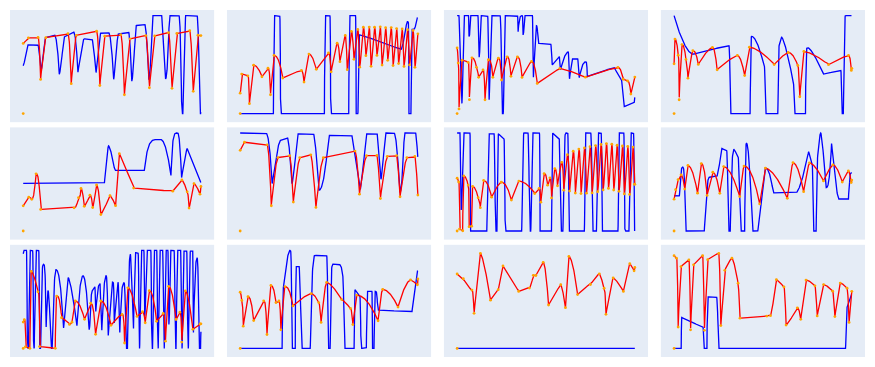

This figure's notebook cell:
### Code cell
fig.show()

### Figure 1 — Plotly figure (JSON) as saved in the notebook; plotly's stock layout.template omitted (floating-point values rounded to 4 significant figures; data arrays with more than 128 entries replaced by an {"elided": "..."} marker saying what was removed)
{"data": [{"hoverinfo": "skip", "line": {"color": "blue", "width": 1.312}, "mode": "lines", "name": "Ground Truth", "showlegend": false, "type": "scatter", "x": {"elided": "1000 float values"}, "xaxis": "x", "y": {"elided": "1000 float values"}, "yaxis": "y"}, {"hoverinfo": "skip", "line": {"color": "red", "width": 1.312}, "mode": "lines", "name": "Generated", "showlegend": false, "type": "scatter", "x": {"elided": "1000 float values"}, "xaxis": "x", "y": {"elided": "1000 float values"}, "yaxis": "y"}, {"hoverinfo": "skip", "marker": {"color": "orange", "size": 2.8}, "mode": "markers", "name": "Tokens", "showlegend": false, "type": "scatter", "x": [0, 7.31e-06, 0.2914, 0.8377, 0.9787, 1.274, 2.519, 2.705, 2.989, 4.135, 4.316, 4.593, 5.493, 5.698, 6.016, 6.906, 7.106, 7.402, 8.184, 8.379, 8.65, 9.378, 9.575, 9.84, 10.01], "xaxis": "x", "y": [0, 0.7156, 0.7733, 0.7763, 0.3484, 0.7753, 0.8151, 0.305, 0.7988, 0.8401, 0.2865, 0.7897, 0.8052, 0.1918, 0.7626, 0.7966, 0.2637, 0.793, 0.8269, 0.2581, 0.8174, 0.8455, 0.2276, 0.7997, 0.7958], "yaxis": "y"}, {"hoverinfo": "skip", "line": {"color": "blue", "width": 1.312}, "mode": "lines", "name": "Ground Truth", "showlegend": false, "type": "scatter", "x": {"elided": "1000 float values"}, "xaxis": "x2", "y": {"elided": "1000 float values"}, "yaxis": "y2"}, {"hoverinfo": "skip", "line": {"color": "red", "width": 1.312}, "mode": "lines", "name": "Generated", "showlegend": false, "type": "scatter", "x": {"elided": "1000 float values"}, "xaxis": "x2", "y": {"elided": "1000 float values"}, "yaxis": "y2"}, {"hoverinfo": "skip", "marker": {"color": "orange", "size": 2.8}, "mode": "markers", "name": "Tokens", "showlegend": false, "type": "scatter", "x": [0, 7.304e-06, 0.086, 0.4331, 0.5213, 0.7541, 1.227, 1.567, 1.708, 1.907, 2.403, 3.451, 3.598, 3.875, 4.291, 4.976, 5.128, 5.463, 5.622, 5.92, 6.032, 6.267, 6.409, 6.626, 6.736, 6.94, 7.084, 7.272, 7.374, 7.571, 7.706, 7.892, 7.996, 8.193, 8.312, 8.51, 8.614, 8.813, 8.926, 9.125, 9.23, 9.429, 9.543, 9.738, 9.847, 10.01], "xaxis": "x2", "y": [0, 0.2083, 0.4036, 0.3841, 0.1016, 0.4938, 0.3762, 0.4625, 0.192, 0.5932, 0.363, 0.4399, 0.3215, 0.6078, 0.4516, 0.6192, 0.4263, 0.7181, 0.5294, 0.7976, 0.4486, 0.8395, 0.5536, 0.8581, 0.4741, 0.8816, 0.5911, 0.8832, 0.4827, 0.881, 0.594, 0.8858, 0.4951, 0.8761, 0.5437, 0.8782, 0.4899, 0.8674, 0.5109, 0.864, 0.4815, 0.8557, 0.4968, 0.8489, 0.4719, 0.8138], "yaxis": "y2"}, {"hoverinfo": "skip", "line": {"color": "blue", "width": 1.312}, "mode": "lines", "name": "Ground Truth", "showlegend": false, "type": "scatter", "x": {"elided": "1000 float values"}, "xaxis": "x3", "y": {"elided": "1000 float values"}, "yaxis": "y3"}, {"hoverinfo": "skip", "line": {"color": "red", "width": 1.312}, "mode": "lines", "name": "Generated", "showlegend": false, "type": "scatter", "x": {"elided": "1000 float values"}, "xaxis": "x3", "y": {"elided": "1000 float values"}, "yaxis": "y3"}, {"hoverinfo": "skip", "marker": {"color": "orange", "size": 2.8}, "mode": "markers", "name": "Tokens", "showlegend": false, "type": "scatter", "x": [0, 7.333e-06, 0.06054, 0.1059, 0.2768, 0.6217, 0.6922, 0.8357, 1.092, 1.21, 1.458, 1.571, 1.758, 2.014, 2.32, 2.5, 2.811, 3.028, 3.393, 3.654, 4.187, 4.509, 5.782, 7.217, 9.05, 9.343, 9.595, 9.778, 10.0], "xaxis": "x3", "y": [0, 0.6703, 0.5153, 0.04746, 0.545, 0.5226, 0.1422, 0.5691, 0.4727, 0.3697, 0.4456, 0.1403, 0.5493, 0.3707, 0.5653, 0.3429, 0.5793, 0.3802, 0.5782, 0.3692, 0.5325, 0.3078, 0.4612, 0.3717, 0.4723, 0.3504, 0.3326, 0.1998, 0.3731], "yaxis": "y3"}, {"hoverinfo": "skip", "line": {"color": "blue", "width": 1.312}, "mode": "lines", "name": "Ground Truth", "showlegend": false, "type": "scatter", "x": {"elided": "1000 float values"}, "xaxis": "x4", "y": {"elided": "1000 float values"}, "yaxis": "y4"}, {"hoverinfo": "skip", "line": {"color": "red", "width": 1.312}, "mode": "lines", "name": "Generated", "showlegend": false, "type": "scatter", "x": {"elided": "1000 float values"}, "xaxis": "x4", "y": {"elided": "1000 float values"}, "yaxis": "y4"}, {"hoverinfo": "skip", "marker": {"color": "orange", "size": 2.8}, "mode": "markers", "name": "Tokens", "showlegend": false, "type": "scatter", "x": [0, 7.174e-06, 0.0497, 0.2332, 0.2858, 0.4442, 0.6691, 0.7816, 1.056, 1.365, 2.161, 2.427, 3.567, 3.979, 4.245, 5.641, 6.434, 6.977, 7.087, 7.314, 8.705, 9.831, 9.991, 10.02], "xaxis": "x4", "y": [0, 0.4365, 0.6527, 0.5119, 0.1215, 0.6046, 0.4748, 0.3103, 0.5509, 0.4309, 0.5791, 0.3842, 0.5096, 0.3331, 0.5818, 0.4296, 0.5355, 0.4219, 0.1475, 0.544, 0.4283, 0.5092, 0.3787, 0.3969], "yaxis": "y4"}, {"hoverinfo": "skip", "line": {"color": "blue", "width": 1.312}, "mode": "lines", "name": "Ground Truth", "showlegend": false, "type": "scatter", "x": {"elided": "1000 float values"}, "xaxis": "x5", "y": {"elided": "1000 float values"}, "yaxis": "y5"}, {"hoverinfo": "skip", "line": {"color": "red", "width": 1.312}, "mode": "lines", "name": "Generated", "showlegend": false, "type": "scatter", "x": {"elided": "1000 float values"}, "xaxis": "x5", "y": {"elided": "1000 float values"}, "yaxis": "y5"}, {"hoverinfo": "skip", "marker": {"color": "orange", "size": 2.8}, "mode": "markers", "name": "Tokens", "showlegend": false, "type": "scatter", "x": [0, 7.374e-06, 0.3133, 0.4811, 0.7223, 0.9828, 2.862, 3.112, 3.255, 3.437, 3.755, 3.912, 4.129, 4.371, 4.886, 5.201, 5.412, 6.219, 8.421, 8.933, 9.232, 9.339, 9.616, 9.955, 10.01], "xaxis": "x5", "y": [0, 0.1537, 0.2061, 0.1934, 0.3492, 0.132, 0.1412, 0.2032, 0.2596, 0.151, 0.2181, 0.1436, 0.2809, 0.1006, 0.2159, 0.1544, 0.4722, 0.2621, 0.2431, 0.3122, 0.239, 0.1401, 0.2893, 0.2248, 0.2716], "yaxis": "y5"}, {"hoverinfo": "skip", "line": {"color": "blue", "width": 1.312}, "mode": "lines", "name": "Ground Truth", "showlegend": false, "type": "scatter", "x": {"elided": "1000 float values"}, "xaxis": "x6", "y": {"elided": "1000 float values"}, "yaxis": "y6"}, {"hoverinfo": "skip", "line": {"color": "red", "width": 1.312}, "mode": "lines", "name": "Generated", "showlegend": false, "type": "scatter", "x": {"elided": "1000 float values"}, "xaxis": "x6", "y": {"elided": "1000 float values"}, "yaxis": "y6"}, {"hoverinfo": "skip", "marker": {"color": "orange", "size": 2.8}, "mode": "markers", "name": "Tokens", "showlegend": false, "type": "scatter", "x": [0, 8.138e-06, 0.2416, 1.516, 1.755, 2.119, 2.786, 2.994, 3.355, 3.974, 4.266, 4.68, 6.466, 6.717, 7.11, 7.698, 7.896, 8.284, 8.808, 9.004, 9.386, 9.834, 10.01], "xaxis": "x6", "y": [0, 0.823, 0.9056, 0.8793, 0.2577, 0.7493, 0.7683, 0.2954, 0.7481, 0.7776, 0.2401, 0.7484, 0.8151, 0.3759, 0.7691, 0.7713, 0.3314, 0.7617, 0.7699, 0.3491, 0.7486, 0.7612, 0.3665], "yaxis": "y6"}, {"hoverinfo": "skip", "line": {"color": "blue", "width": 1.312}, "mode": "lines", "name": "Ground Truth", "showlegend": false, "type": "scatter", "x": {"elided": "1000 float values"}, "xaxis": "x7", "y": {"elided": "1000 float values"}, "yaxis": "y7"}, {"hoverinfo": "skip", "line": {"color": "red", "width": 1.312}, "mode": "lines", "name": "Generated", "showlegend": false, "type": "scatter", "x": {"elided": "1000 float values"}, "xaxis": "x7", "y": {"elided": "1000 float values"}, "yaxis": "y7"}, {"hoverinfo": "skip", "marker": {"color": "orange", "size": 2.8}, "mode": "markers", "name": "Tokens", "showlegend": false, "type": "scatter", "x": [0, 7.143e-06, 0.08533, 0.1333, 0.3151, 0.3755, 0.6214, 0.6744, 0.8181, 0.8717, 1.184, 1.307, 1.493, 1.943, 2.489, 3.058, 3.48, 4.369, 4.619, 4.718, 4.9, 5.097, 5.228, 5.323, 5.502, 5.655, 5.895, 6.009, 6.212, 6.338, 6.54, 6.66, 6.858, 6.978, 7.174, 7.289, 7.487, 7.604, 7.799, 7.916, 8.107, 8.224, 8.41, 8.525, 8.713, 8.821, 9.013, 9.119, 9.313, 9.418, 9.613, 9.717, 9.911, 9.994, 10.01], "xaxis": "x7", "y": [0, 0.5389, 0.5002, 0.01917, 0.002506, 0.5617, 0.4689, 0.0438, 0.0482, 0.4548, 0.3402, 0.2384, 0.5151, 0.3451, 0.4975, 0.3158, 0.5096, 0.382, 0.4353, 0.2936, 0.5852, 0.4672, 0.5428, 0.3374, 0.6357, 0.4614, 0.7009, 0.4168, 0.7792, 0.4078, 0.8147, 0.3867, 0.8356, 0.3814, 0.8479, 0.3858, 0.8603, 0.3889, 0.8721, 0.4005, 0.8826, 0.4189, 0.8917, 0.4339, 0.8856, 0.4184, 0.8753, 0.4046, 0.8673, 0.3786, 0.8629, 0.3736, 0.8561, 0.4777, 0.4767], "yaxis": "y7"}, {"hoverinfo": "skip", "line": {"color": "blue", "width": 1.312}, "mode": "lines", "name": "Ground Truth", "showlegend": false, "type": "scatter", "x": {"elided": "1000 float values"}, "xaxis": "x8", "y": {"elided": "1000 float values"}, "yaxis": "y8"}, {"hoverinfo": "skip", "line": {"color": "red", "width": 1.312}, "mode": "lines", "name": "Generated", "showlegend": false, "type": "scatter", "x": {"elided": "1000 float values"}, "xaxis": "x8", "y": {"elided": "1000 float values"}, "yaxis": "y8"}, {"hoverinfo": "skip", "marker": {"color": "orange", "size": 2.8}, "mode": "markers", "name": "Tokens", "showlegend": false, "type": "scatter", "x": [0, 7.242e-06, 0.08664, 0.2233, 0.3947, 0.5974, 0.7788, 1.324, 1.533, 1.86, 2.18, 2.575, 2.793, 3.696, 3.938, 4.821, 5.142, 6.377, 6.694, 7.297, 7.625, 8.412, 8.944, 9.471, 9.815, 9.975, 10.01], "xaxis": "x8", "y": [0, 0.2428, 0.3156, 0.3911, 0.429, 0.3198, 0.5001, 0.2886, 0.5146, 0.2712, 0.4484, 0.2871, 0.4916, 0.2629, 0.4954, 0.2067, 0.48, 0.2492, 0.5211, 0.3, 0.5205, 0.3823, 0.5053, 0.3731, 0.4583, 0.3698, 0.3883], "yaxis": "y8"}, {"hoverinfo": "skip", "line": {"color": "blue", "width": 1.312}, "mode": "lines", "name": "Ground Truth", "showlegend": false, "type": "scatter", "x": {"elided": "1000 float values"}, "xaxis": "x9", "y": {"elided": "1000 float values"}, "yaxis": "y9"}, {"hoverinfo": "skip", "line": {"color": "red", "width": 1.312}, "mode": "lines", "name": "Generated", "showlegend": false, "type": "scatter", "x": {"elided": "1000 float values"}, "xaxis": "x9", "y": {"elided": "1000 float values"}, "yaxis": "y9"}, {"hoverinfo": "skip", "marker": {"color": "orange", "size": 2.8}, "mode": "markers", "name": "Tokens", "showlegend": false, "type": "scatter", "x": [0, 7.735e-06, 0.06218, 0.1218, 0.376, 0.4553, 0.8324, 0.92, 1.807, 1.886, 2.157, 2.603, 2.745, 2.93, 3.452, 3.796, 4.073, 4.363, 4.937, 5.561, 5.706, 5.889, 6.404, 6.714, 6.866, 7.097, 7.505, 7.878, 8.005, 8.184, 8.597, 8.815, 8.922, 9.121, 9.546, 9.956, 10.0], "xaxis": "x9", "y": [0, 0.2688, 0.2931, 0.01479, 0.0005503, 0.7858, 0.5773, 0.01888, 0.0004456, 0.5342, 0.3124, 0.2447, 0.2676, 0.484, 0.2962, 0.4608, 0.1431, 0.4837, 0.235, 0.3466, 0.05514, 0.6185, 0.3259, 0.3752, 0.2614, 0.5886, 0.2765, 0.3569, 0.07329, 0.6336, 0.2947, 0.3696, 0.06455, 0.5863, 0.195, 0.249, 0.2509], "yaxis": "y9"}, {"hoverinfo": "skip", "line": {"color": "blue", "width": 1.312}, "mode": "lines", "name": "Ground Truth", "showlegend": false, "type": "scatter", "x": {"elided": "1000 float values"}, "xaxis": "x10", "y": {"elided": "1000 float values"}, "yaxis": "y10"}, {"hoverinfo": "skip", "line": {"color": "red", "width": 1.312}, "mode": "lines", "name": "Generated", "showlegend": false, "type": "scatter", "x": {"elided": "1000 float values"}, "xaxis": "x10", "y": {"elided": "1000 float values"}, "yaxis": "y10"}, {"hoverinfo": "skip", "marker": {"color": "orange", "size": 2.8}, "mode": "markers", "name": "Tokens", "showlegend": false, "type": "scatter", "x": [0, 7.178e-06, 0.09215, 0.1731, 0.4415, 0.7618, 1.324, 1.511, 1.732, 2.018, 2.184, 2.292, 2.527, 2.971, 4.002, 4.425, 4.559, 4.87, 5.714, 6.215, 6.349, 6.562, 7.768, 8.027, 8.893, 9.597, 9.983, 10.01], "xaxis": "x10", "y": [0, 0.5193, 0.4436, 0.2053, 0.4781, 0.2567, 0.4396, 0.1286, 0.5811, 0.4232, 0.4378, 0.1715, 0.5712, 0.3927, 0.507, 0.4237, 0.2398, 0.6103, 0.4509, 0.3695, 0.2197, 0.493, 0.2552, 0.5462, 0.3819, 0.6323, 0.5881, 0.6414], "yaxis": "y10"}, {"hoverinfo": "skip", "line": {"color": "blue", "width": 1.312}, "mode": "lines", "name": "Ground Truth", "showlegend": false, "type": "scatter", "x": {"elided": "1000 float values"}, "xaxis": "x11", "y": {"elided": "1000 float values"}, "yaxis": "y11"}, {"hoverinfo": "skip", "line": {"color": "red", "width": 1.312}, "mode": "lines", "name": "Generated", "showlegend": false, "type": "scatter", "x": {"elided": "1000 float values"}, "xaxis": "x11", "y": {"elided": "1000 float values"}, "yaxis": "y11"}, {"hoverinfo": "skip", "marker": {"color": "orange", "size": 2.8}, "mode": "markers", "name": "Tokens", "showlegend": false, "type": "scatter", "x": [0, 7.183e-06, 0.3485, 0.8351, 0.9539, 1.311, 1.879, 2.313, 2.58, 3.464, 4.067, 4.288, 4.433, 4.843, 5.145, 5.832, 6.097, 6.289, 6.78, 7.503, 8.004, 8.272, 8.377, 8.78, 9.357, 9.716, 9.96, 10.0], "xaxis": "x11", "y": [0, 0.3846, 0.3606, 0.3012, 0.1813, 0.4909, 0.2494, 0.3034, 0.4257, 0.2946, 0.3118, 0.3774, 0.3767, 0.4446, 0.2243, 0.3295, 0.2104, 0.4755, 0.2781, 0.3301, 0.3855, 0.3109, 0.1761, 0.3638, 0.2943, 0.4376, 0.4008, 0.4185], "yaxis": "y11"}, {"hoverinfo": "skip", "line": {"color": "blue", "width": 1.312}, "mode": "lines", "name": "Ground Truth", "showlegend": false, "type": "scatter", "x": {"elided": "1000 float values"}, "xaxis": "x12", "y": {"elided": "1000 float values"}, "yaxis": "y12"}, {"hoverinfo": "skip", "line": {"color": "red", "width": 1.312}, "mode": "lines", "name": "Generated", "showlegend": false, "type": "scatter", "x": {"elided": "1000 float values"}, "xaxis": "x12", "y": {"elided": "1000 float values"}, "yaxis": "y12"}, {"hoverinfo": "skip", "marker": {"color": "orange", "size": 2.8}, "mode": "markers", "name": "Tokens", "showlegend": false, "type": "scatter", "x": [0, 7.812e-06, 0.1362, 0.2281, 0.3891, 0.8336, 0.929, 1.098, 1.608, 1.709, 1.893, 2.519, 2.635, 2.857, 3.26, 3.607, 3.713, 5.228, 5.433, 5.765, 6.194, 6.311, 6.944, 7.137, 7.434, 7.938, 8.064, 8.427, 8.938, 9.062, 9.362, 9.748, 9.863, 10.01], "xaxis": "x12", "y": [0, 0.921, 0.896, 0.2117, 0.8126, 0.8785, 0.184, 0.8298, 0.9212, 0.1798, 0.8806, 0.9432, 0.2268, 0.7757, 0.8956, 0.6476, 0.3002, 0.3208, 0.3247, 0.6819, 0.61, 0.2312, 0.4032, 0.2884, 0.6779, 0.6212, 0.3227, 0.6338, 0.5679, 0.3162, 0.6487, 0.5982, 0.2575, 0.5664], "yaxis": "y12"}], "layout": {"height": 367.5, "hovermode": false, "margin": {"b": 10, "l": 10, "r": 10, "t": 10}, "showlegend": false, "width": 875, "xaxis": {"anchor": "y", "domain": [0, 0.2387], "showgrid": false, "showticklabels": false, "zeroline": false}, "xaxis10": {"anchor": "y10", "domain": [0.2537, 0.4925], "showgrid": false, "showticklabels": false, "zeroline": false}, "xaxis11": {"anchor": "y11", "domain": [0.5075, 0.7462], "showgrid": false, "showticklabels": false, "zeroline": false}, "xaxis12": {"anchor": "y12", "domain": [0.7612, 1], "showgrid": false, "showticklabels": false, "zeroline": false}, "xaxis2": {"anchor": "y2", "domain": [0.2537, 0.4925], "showgrid": false, "showticklabels": false, "zeroline": false}, "xaxis3": {"anchor": "y3", "domain": [0.5075, 0.7462], "showgrid": false, "showticklabels": false, "zeroline": false}, "xaxis4": {"anchor": "y4", "domain": [0.7612, 1], "showgrid": false, "showticklabels": false, "zeroline": false}, "xaxis5": {"anchor": "y5", "domain": [0, 0.2387], "showgrid": false, "showticklabels": false, "zeroline": false}, "xaxis6": {"anchor": "y6", "domain": [0.2537, 0.4925], "showgrid": false, "showticklabels": false, "zeroline": false}, "xaxis7": {"anchor": "y7", "domain": [0.5075, 0.7462], "showgrid": false, "showticklabels": false, "zeroline": false}, "xaxis8": {"anchor": "y8", "domain": [0.7612, 1], "showgrid": false, "showticklabels": false, "zeroline": false}, "xaxis9": {"anchor": "y9", "domain": [0, 0.2387], "showgrid": false, "showticklabels": false, "zeroline": false}, "yaxis": {"anchor": "x", "domain": [0.6767, 1], "showgrid": false, "showticklabels": false, "zeroline": false}, "yaxis10": {"anchor": "x10", "domain": [0, 0.3233], "showgrid": false, "showticklabels": false, "zeroline": false}, "yaxis11": {"anchor": "x11", "domain": [0, 0.3233], "showgrid": false, "showticklabels": false, "zeroline": false}, "yaxis12": {"anchor": "x12", "domain": [0, 0.3233], "showgrid": false, "showticklabels": false, "zeroline": false}, "yaxis2": {"anchor": "x2", "domain": [0.6767, 1], "showgrid": false, "showticklabels": false, "zeroline": false}, "yaxis3": {"anchor": "x3", "domain": [0.6767, 1], "showgrid": false, "showticklabels": false, "zeroline": false}, "yaxis4": {"anchor": "x4", "domain": [0.6767, 1], "showgrid": false, "showticklabels": false, "zeroline": false}, "yaxis5": {"anchor": "x5", "domain": [0.3383, 0.6617], "showgrid": false, "showticklabels": false, "zeroline": false}, "yaxis6": {"anchor": "x6", "domain": [0.3383, 0.6617], "showgrid": false, "showticklabels": false, "zeroline": false}, "yaxis7": {"anchor": "x7", "domain": [0.3383, 0.6617], "showgrid": false, "showticklabels": false, "zeroline": false}, "yaxis8": {"anchor": "x8", "domain": [0.3383, 0.6617], "showgrid": false, "showticklabels": false, "zeroline": false}, "yaxis9": {"anchor": "x9", "domain": [0, 0.3233], "showgrid": false, "showticklabels": false, "zeroline": false}}}
